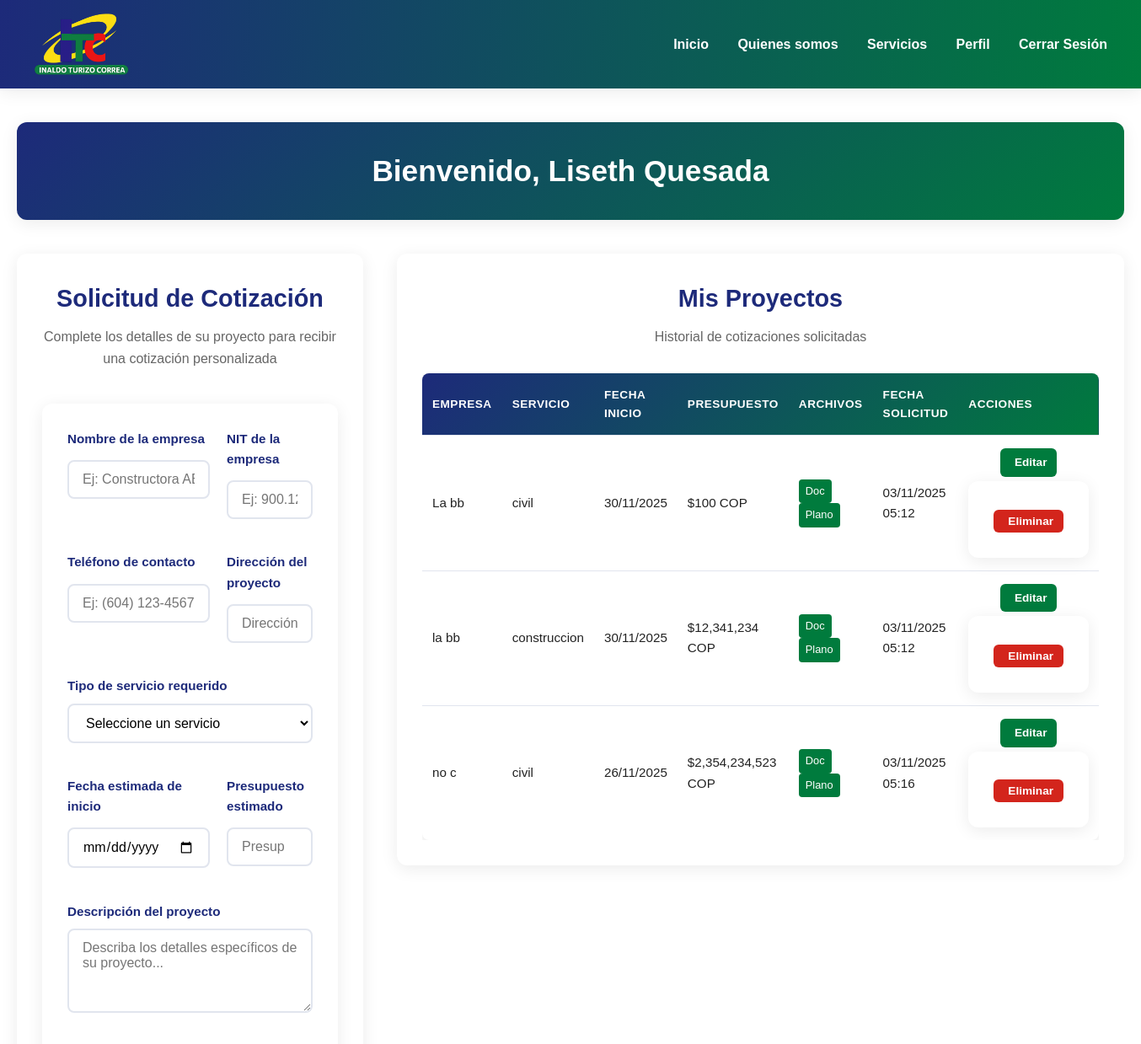
The app's page /user (signed in, upper part), older data.
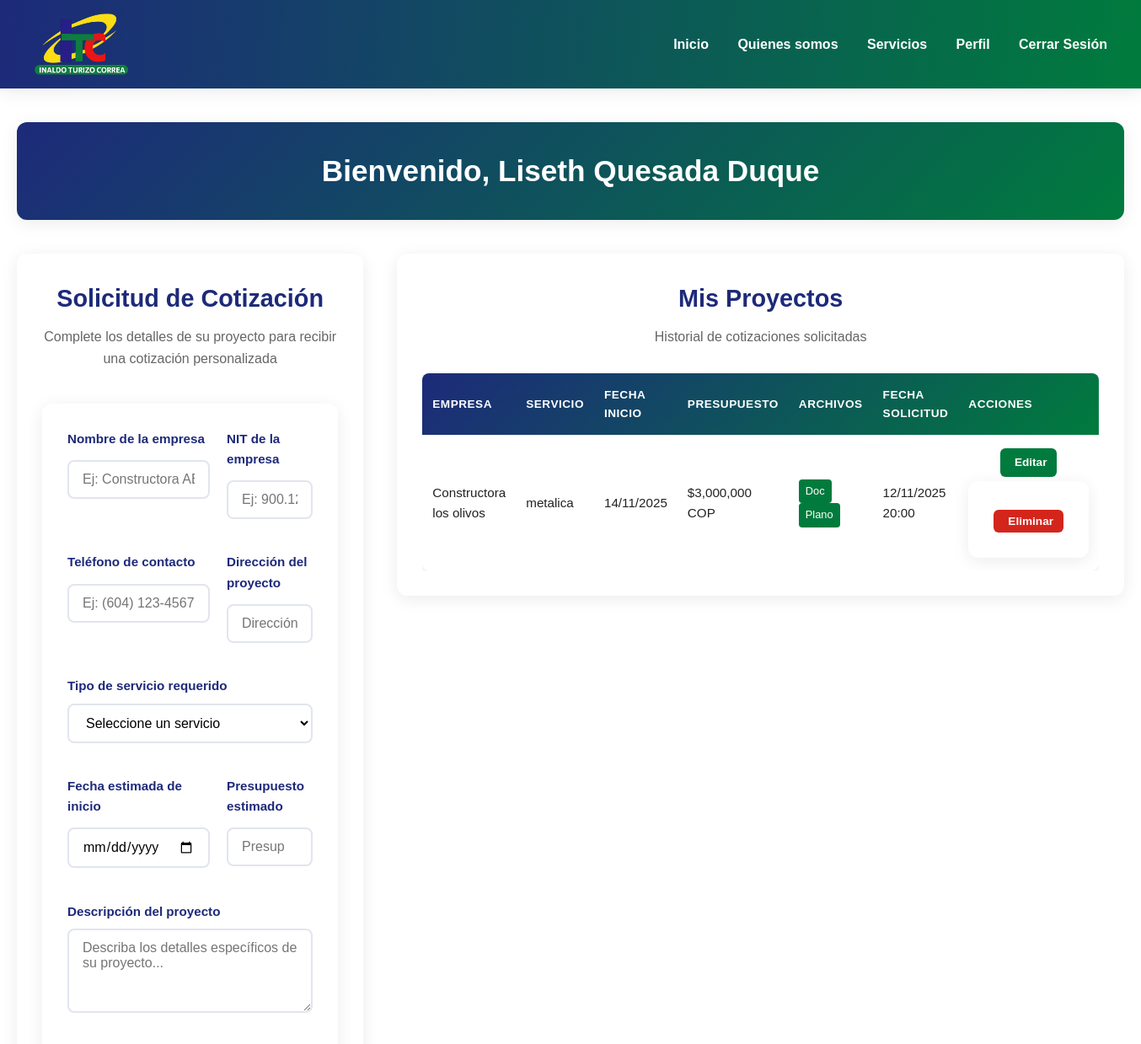
The same page, newer data.
### app.py (models this page shows)
class User(UserMixin, db.Model):
    id = db.Column(db.Integer, primary_key=True)
    nombre = db.Column(db.String(100), nullable=False)
    email = db.Column(db.String(100), unique=True, nullable=False)
    password = db.Column(db.String(200), nullable=False)
    rol = db.Column(db.String(20), nullable=False, default='usuario')
    proyectos = db.relationship('Proyecto', backref='usuario', lazy=True)

class Proyecto(db.Model):
    id = db.Column(db.Integer, primary_key=True)
    nombre_empresa = db.Column(db.String(100), nullable=False)
    nit_empresa = db.Column(db.String(20), nullable=False)
    telefono = db.Column(db.String(20), nullable=False)
    direccion = db.Column(db.String(200), nullable=False)
    servicio = db.Column(db.String(50), nullable=False)
    fecha = db.Column(db.Date, nullable=False)
    presupuesto = db.Column(db.Float, nullable=False)
    descripcion = db.Column(db.Text, nullable=False)
    archivo_tecnico = db.Column(db.String(200))  # Ruta del archivo subido
    plano = db.Column(db.String(200))  # Ruta del plano subido
    user_id = db.Column(db.Integer, db.ForeignKey('user.id'), nullable=False)
    fecha_creacion = db.Column(db.DateTime, default=db.func.current_timestamp())

### app.py (the view)
@app.route('/user')
@login_required
def user_dashboard():
    if current_user.rol == 'admin':
        return redirect(url_for('admin_dashboard'))
    proyectos = Proyecto.query.filter_by(user_id=current_user.id).all()
    return render_template('user_dashboard.html', proyectos=proyectos)

### app.py (called while the page is built)
@login_manager.user_loader
def load_user(user_id):
    return User.query.get(int(user_id))

### templates/user_dashboard.html (shortened to what the changed rows need)
{% extends "base.html" %}
{% block content %}
<div class="dashboard-container">
    <section class="dashboard-header">
        <div class="welcome-card">
            <h1>Bienvenido, {{ current_user.nombre }}</h1>
        </div>
    </section>
    <section>
        <div class="dashboard-grid">
            <section class="cotizacion-panel">
                <div class="form-card">
                    {% if proyecto_editar %}
                    <h2>Editar Proyecto</h2>
                    <p class="form-subtitle">Modifica los detalles de tu proyecto</p>
                    {% else %}
                    <h2>Solicitud de Cotización</h2>
                    {% endif %}
                </div>
            </section>
            <section class="proyectos-panel">
                <div class="proyectos-card">
                    <h2>Mis Proyectos</h2>
                    {% if proyectos %}
                    <div class="proyectos-table-container">
                        <table class="proyectos-table">
                            <thead>
                                <tr>
                                    <th>Empresa</th>
                                    <th>Servicio</th>
                                    <th>Fecha Inicio</th>
                                    <th>Presupuesto</th>
                                    <th>Archivos</th>
                                    <th>Fecha Solicitud</th>
                                    <th>Acciones</th>
                                </tr>
                            </thead>
                            <tbody>
                                {% for proyecto in proyectos %}
                                <tr>
                                    <td>{{ proyecto.nombre_empresa }}</td>
                                    <td>{{ proyecto.servicio }}</td>
                                    <td>{{ proyecto.fecha.strftime('%d/%m/%Y') }}</td>
                                    <td>${{ "{:,.0f}".format(proyecto.presupuesto) }} COP</td>
                                    <td>
                                        {% if proyecto.archivo_tecnico %}
                                        <a href="{{ url_for('download_file', filename=proyecto.archivo_tecnico) }}"
                                            class="file-link" download>Doc</a>
                                        {% endif %}
                                        {% if proyecto.plano %}
                                        <a href="{{ url_for('download_file', filename=proyecto.plano) }}"
                                            class="file-link" download>Plano</a>
                                        {% endif %}
                                    </td>
                                    <td>{{ proyecto.fecha_creacion.strftime('%d/%m/%Y %H:%M') }}</td>
                                    <td>
                                        <div class="action-buttons">
                                            <div class="action-column">
                                                <a href="{{ url_for('editar_proyecto', proyecto_id=proyecto.id) }}"
                                                    class="btn-action btn-edit" title="Editar">
                                                     Editar
                                                </a>
                                                <form method="POST"
                                                    action="{{ url_for('eliminar_proyecto', proyecto_id=proyecto.id) }}"
                                                    class="delete-form"
                                                    onsubmit="return confirm('¿Estás seguro de que deseas eliminar este proyecto?');">
                                                    <button type="submit" class="btn-action btn-delete"
                                                        title="Eliminar">
                                                         Eliminar
                                                    </button>
                                                </form>
                                            </div>
                                        </div>
                                    </td>
                                </tr>
                                {% endfor %}
                            </tbody>
                        </table>
                    </div>
                    {% else %}
                    <p>No has solicitado cotizaciones aún.</p>
                    {% endif %}
                </div>
            </section>
        </div>
</div>
{% endblock %}

Row changes from the older to the newer data that the page shows:
removed Proyecto: nombre_empresa "La bb", servicio "civil", fecha "30/11/2025", presupuesto "100", fecha_creacion "03/11/2025 05:12"
removed Proyecto: nombre_empresa "la bb", servicio "construccion", fecha "30/11/2025", presupuesto "12,341,234", fecha_creacion "03/11/2025 05:12"
removed Proyecto: nombre_empresa "no c", servicio "civil", fecha "26/11/2025", presupuesto "2,354,234,523", fecha_creacion "03/11/2025 05:16"
changed User: nombre "Liseth Quesada" → "Liseth Quesada Duque"
added Proyecto: nombre_empresa "Constructora los olivos", servicio "metalica", fecha "14/11/2025", presupuesto "3,000,000", fecha_creacion "12/11/2025 20:00"
